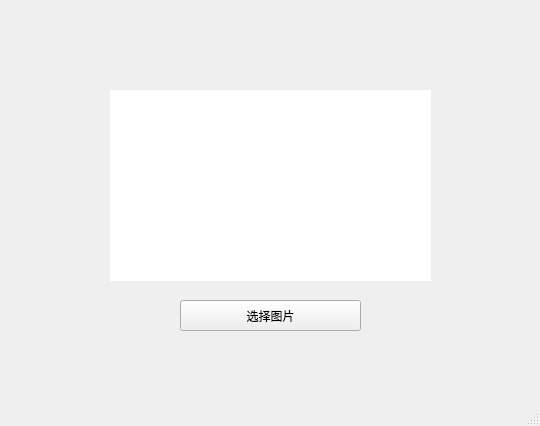
<?xml version="1.0" encoding="UTF-8"?>
<ui version="4.0">
 <class>MainWindow</class>
 <widget class="QMainWindow" name="MainWindow">
  <property name="geometry">
   <rect>
    <x>0</x>
    <y>0</y>
    <width>540</width>
    <height>426</height>
   </rect>
  </property>
  <property name="windowTitle">
   <string>MainWindow</string>
  </property>
  <property name="windowIcon">
   <iconset resource="res.qrc">
    <normaloff>:/img/Traffic/img/traffic.ico</normaloff>:/img/Traffic/img/traffic.ico</iconset>
  </property>
  <widget class="QWidget" name="centralwidget">
   <widget class="QPushButton" name="pushButton">
    <property name="geometry">
     <rect>
      <x>180</x>
      <y>300</y>
      <width>181</width>
      <height>31</height>
     </rect>
    </property>
    <property name="text">
     <string>选择图片</string>
    </property>
   </widget>
   <widget class="QLabel" name="image">
    <property name="geometry">
     <rect>
      <x>110</x>
      <y>90</y>
      <width>321</width>
      <height>191</height>
     </rect>
    </property>
    <property name="palette">
     <palette>
      <active>
       <colorrole role="WindowText">
        <brush brushstyle="SolidPattern">
         <color alpha="255">
          <red>255</red>
          <green>255</green>
          <blue>255</blue>
         </color>
        </brush>
       </colorrole>
       <colorrole role="Button">
        <brush brushstyle="SolidPattern">
         <color alpha="255">
          <red>255</red>
          <green>255</green>
          <blue>255</blue>
         </color>
        </brush>
       </colorrole>
       <colorrole role="Light">
        <brush brushstyle="SolidPattern">
         <color alpha="255">
          <red>255</red>
          <green>255</green>
          <blue>255</blue>
         </color>
        </brush>
       </colorrole>
       <colorrole role="Midlight">
        <brush brushstyle="SolidPattern">
         <color alpha="255">
          <red>255</red>
          <green>255</green>
          <blue>255</blue>
         </color>
        </brush>
       </colorrole>
       <colorrole role="Dark">
        <brush brushstyle="SolidPattern">
         <color alpha="255">
          <red>255</red>
          <green>255</green>
          <blue>255</blue>
         </color>
        </brush>
       </colorrole>
       <colorrole role="Mid">
        <brush brushstyle="SolidPattern">
         <color alpha="255">
          <red>255</red>
          <green>255</green>
          <blue>255</blue>
         </color>
        </brush>
       </colorrole>
       <colorrole role="Text">
        <brush brushstyle="SolidPattern">
         <color alpha="255">
          <red>0</red>
          <green>0</green>
          <blue>0</blue>
         </color>
        </brush>
       </colorrole>
       <colorrole role="BrightText">
        <brush brushstyle="SolidPattern">
         <color alpha="255">
          <red>255</red>
          <green>255</green>
          <blue>255</blue>
         </color>
        </brush>
       </colorrole>
       <colorrole role="ButtonText">
        <brush brushstyle="SolidPattern">
         <color alpha="255">
          <red>0</red>
          <green>0</green>
          <blue>0</blue>
         </color>
        </brush>
       </colorrole>
       <colorrole role="Base">
        <brush brushstyle="SolidPattern">
         <color alpha="255">
          <red>255</red>
          <green>255</green>
          <blue>255</blue>
         </color>
        </brush>
       </colorrole>
       <colorrole role="Window">
        <brush brushstyle="SolidPattern">
         <color alpha="255">
          <red>255</red>
          <green>255</green>
          <blue>255</blue>
         </color>
        </brush>
       </colorrole>
       <colorrole role="Shadow">
        <brush brushstyle="SolidPattern">
         <color alpha="255">
          <red>0</red>
          <green>0</green>
          <blue>0</blue>
         </color>
        </brush>
       </colorrole>
       <colorrole role="AlternateBase">
        <brush brushstyle="SolidPattern">
         <color alpha="255">
          <red>255</red>
          <green>255</green>
          <blue>255</blue>
         </color>
        </brush>
       </colorrole>
       <colorrole role="ToolTipBase">
        <brush brushstyle="SolidPattern">
         <color alpha="255">
          <red>255</red>
          <green>255</green>
          <blue>220</blue>
         </color>
        </brush>
       </colorrole>
       <colorrole role="ToolTipText">
        <brush brushstyle="SolidPattern">
         <color alpha="255">
          <red>0</red>
          <green>0</green>
          <blue>0</blue>
         </color>
        </brush>
       </colorrole>
       <colorrole role="PlaceholderText">
        <brush brushstyle="SolidPattern">
         <color alpha="128">
          <red>255</red>
          <green>255</green>
          <blue>255</blue>
         </color>
        </brush>
       </colorrole>
      </active>
      <inactive>
       <colorrole role="WindowText">
        <brush brushstyle="SolidPattern">
         <color alpha="255">
          <red>255</red>
          <green>255</green>
          <blue>255</blue>
         </color>
        </brush>
       </colorrole>
       <colorrole role="Button">
        <brush brushstyle="SolidPattern">
         <color alpha="255">
          <red>255</red>
          <green>255</green>
          <blue>255</blue>
         </color>
        </brush>
       </colorrole>
       <colorrole role="Light">
        <brush brushstyle="SolidPattern">
         <color alpha="255">
          <red>255</red>
          <green>255</green>
          <blue>255</blue>
         </color>
        </brush>
       </colorrole>
       <colorrole role="Midlight">
        <brush brushstyle="SolidPattern">
         <color alpha="255">
          <red>255</red>
          <green>255</green>
          <blue>255</blue>
         </color>
        </brush>
       </colorrole>
       <colorrole role="Dark">
        <brush brushstyle="SolidPattern">
         <color alpha="255">
          <red>255</red>
          <green>255</green>
          <blue>255</blue>
         </color>
        </brush>
       </colorrole>
       <colorrole role="Mid">
        <brush brushstyle="SolidPattern">
         <color alpha="255">
          <red>255</red>
          <green>255</green>
          <blue>255</blue>
         </color>
        </brush>
       </colorrole>
       <colorrole role="Text">
        <brush brushstyle="SolidPattern">
         <color alpha="255">
          <red>0</red>
          <green>0</green>
          <blue>0</blue>
         </color>
        </brush>
       </colorrole>
       <colorrole role="BrightText">
        <brush brushstyle="SolidPattern">
         <color alpha="255">
          <red>255</red>
          <green>255</green>
          <blue>255</blue>
         </color>
        </brush>
       </colorrole>
       <colorrole role="ButtonText">
        <brush brushstyle="SolidPattern">
         <color alpha="255">
          <red>0</red>
          <green>0</green>
          <blue>0</blue>
         </color>
        </brush>
       </colorrole>
       <colorrole role="Base">
        <brush brushstyle="SolidPattern">
         <color alpha="255">
          <red>255</red>
          <green>255</green>
          <blue>255</blue>
         </color>
        </brush>
       </colorrole>
       <colorrole role="Window">
        <brush brushstyle="SolidPattern">
         <color alpha="255">
          <red>255</red>
          <green>255</green>
          <blue>255</blue>
         </color>
        </brush>
       </colorrole>
       <colorrole role="Shadow">
        <brush brushstyle="SolidPattern">
         <color alpha="255">
          <red>0</red>
          <green>0</green>
          <blue>0</blue>
         </color>
        </brush>
       </colorrole>
       <colorrole role="AlternateBase">
        <brush brushstyle="SolidPattern">
         <color alpha="255">
          <red>255</red>
          <green>255</green>
          <blue>255</blue>
         </color>
        </brush>
       </colorrole>
       <colorrole role="ToolTipBase">
        <brush brushstyle="SolidPattern">
         <color alpha="255">
          <red>255</red>
          <green>255</green>
          <blue>220</blue>
         </color>
        </brush>
       </colorrole>
       <colorrole role="ToolTipText">
        <brush brushstyle="SolidPattern">
         <color alpha="255">
          <red>0</red>
          <green>0</green>
          <blue>0</blue>
         </color>
        </brush>
       </colorrole>
       <colorrole role="PlaceholderText">
        <brush brushstyle="SolidPattern">
         <color alpha="128">
          <red>255</red>
          <green>255</green>
          <blue>255</blue>
         </color>
        </brush>
       </colorrole>
      </inactive>
      <disabled>
       <colorrole role="WindowText">
        <brush brushstyle="SolidPattern">
         <color alpha="255">
          <red>255</red>
          <green>255</green>
          <blue>255</blue>
         </color>
        </brush>
       </colorrole>
       <colorrole role="Button">
        <brush brushstyle="SolidPattern">
         <color alpha="255">
          <red>255</red>
          <green>255</green>
          <blue>255</blue>
         </color>
        </brush>
       </colorrole>
       <colorrole role="Light">
        <brush brushstyle="SolidPattern">
         <color alpha="255">
          <red>255</red>
          <green>255</green>
          <blue>255</blue>
         </color>
        </brush>
       </colorrole>
       <colorrole role="Midlight">
        <brush brushstyle="SolidPattern">
         <color alpha="255">
          <red>255</red>
          <green>255</green>
          <blue>255</blue>
         </color>
        </brush>
       </colorrole>
       <colorrole role="Dark">
        <brush brushstyle="SolidPattern">
         <color alpha="255">
          <red>255</red>
          <green>255</green>
          <blue>255</blue>
         </color>
        </brush>
       </colorrole>
       <colorrole role="Mid">
        <brush brushstyle="SolidPattern">
         <color alpha="255">
          <red>255</red>
          <green>255</green>
          <blue>255</blue>
         </color>
        </brush>
       </colorrole>
       <colorrole role="Text">
        <brush brushstyle="SolidPattern">
         <color alpha="255">
          <red>255</red>
          <green>255</green>
          <blue>255</blue>
         </color>
        </brush>
       </colorrole>
       <colorrole role="BrightText">
        <brush brushstyle="SolidPattern">
         <color alpha="255">
          <red>255</red>
          <green>255</green>
          <blue>255</blue>
         </color>
        </brush>
       </colorrole>
       <colorrole role="ButtonText">
        <brush brushstyle="SolidPattern">
         <color alpha="255">
          <red>255</red>
          <green>255</green>
          <blue>255</blue>
         </color>
        </brush>
       </colorrole>
       <colorrole role="Base">
        <brush brushstyle="SolidPattern">
         <color alpha="255">
          <red>255</red>
          <green>255</green>
          <blue>255</blue>
         </color>
        </brush>
       </colorrole>
       <colorrole role="Window">
        <brush brushstyle="SolidPattern">
         <color alpha="255">
          <red>255</red>
          <green>255</green>
          <blue>255</blue>
         </color>
        </brush>
       </colorrole>
       <colorrole role="Shadow">
        <brush brushstyle="SolidPattern">
         <color alpha="255">
          <red>0</red>
          <green>0</green>
          <blue>0</blue>
         </color>
        </brush>
       </colorrole>
       <colorrole role="AlternateBase">
        <brush brushstyle="SolidPattern">
         <color alpha="255">
          <red>255</red>
          <green>255</green>
          <blue>255</blue>
         </color>
        </brush>
       </colorrole>
       <colorrole role="ToolTipBase">
        <brush brushstyle="SolidPattern">
         <color alpha="255">
          <red>255</red>
          <green>255</green>
          <blue>220</blue>
         </color>
        </brush>
       </colorrole>
       <colorrole role="ToolTipText">
        <brush brushstyle="SolidPattern">
         <color alpha="255">
          <red>0</red>
          <green>0</green>
          <blue>0</blue>
         </color>
        </brush>
       </colorrole>
       <colorrole role="PlaceholderText">
        <brush brushstyle="SolidPattern">
         <color alpha="128">
          <red>255</red>
          <green>255</green>
          <blue>255</blue>
         </color>
        </brush>
       </colorrole>
      </disabled>
     </palette>
    </property>
    <property name="styleSheet">
     <string notr="true">background-color: rgb(255, 255, 255);</string>
    </property>
    <property name="frameShape">
     <enum>QFrame::Box</enum>
    </property>
    <property name="text">
     <string/>
    </property>
   </widget>
   <widget class="QLabel" name="label">
    <property name="geometry">
     <rect>
      <x>180</x>
      <y>340</y>
      <width>181</width>
      <height>31</height>
     </rect>
    </property>
    <property name="text">
     <string/>
    </property>
   </widget>
   <widget class="QLabel" name="label_2">
    <property name="geometry">
     <rect>
      <x>390</x>
      <y>-10</y>
      <width>191</width>
      <height>141</height>
     </rect>
    </property>
    <property name="styleSheet">
     <string notr="true">image: url(:/img/Traffic/img/qianmo.png);</string>
    </property>
    <property name="text">
     <string/>
    </property>
   </widget>
  </widget>
  <widget class="QMenuBar" name="menubar">
   <property name="geometry">
    <rect>
     <x>0</x>
     <y>0</y>
     <width>540</width>
     <height>26</height>
    </rect>
   </property>
  </widget>
  <widget class="QStatusBar" name="statusbar"/>
 </widget>
 <resources>
  <include location="res.qrc"/>
 </resources>
 <connections>
  <connection>
   <sender>pushButton</sender>
   <signal>clicked()</signal>
   <receiver>MainWindow</receiver>
   <slot>openImage()</slot>
   <hints>
    <hint type="sourcelabel">
     <x>360</x>
     <y>341</y>
    </hint>
    <hint type="destinationlabel">
     <x>387</x>
     <y>359</y>
    </hint>
   </hints>
  </connection>
 </connections>
 <slots>
  <slot>openImage()</slot>
 </slots>
</ui>
